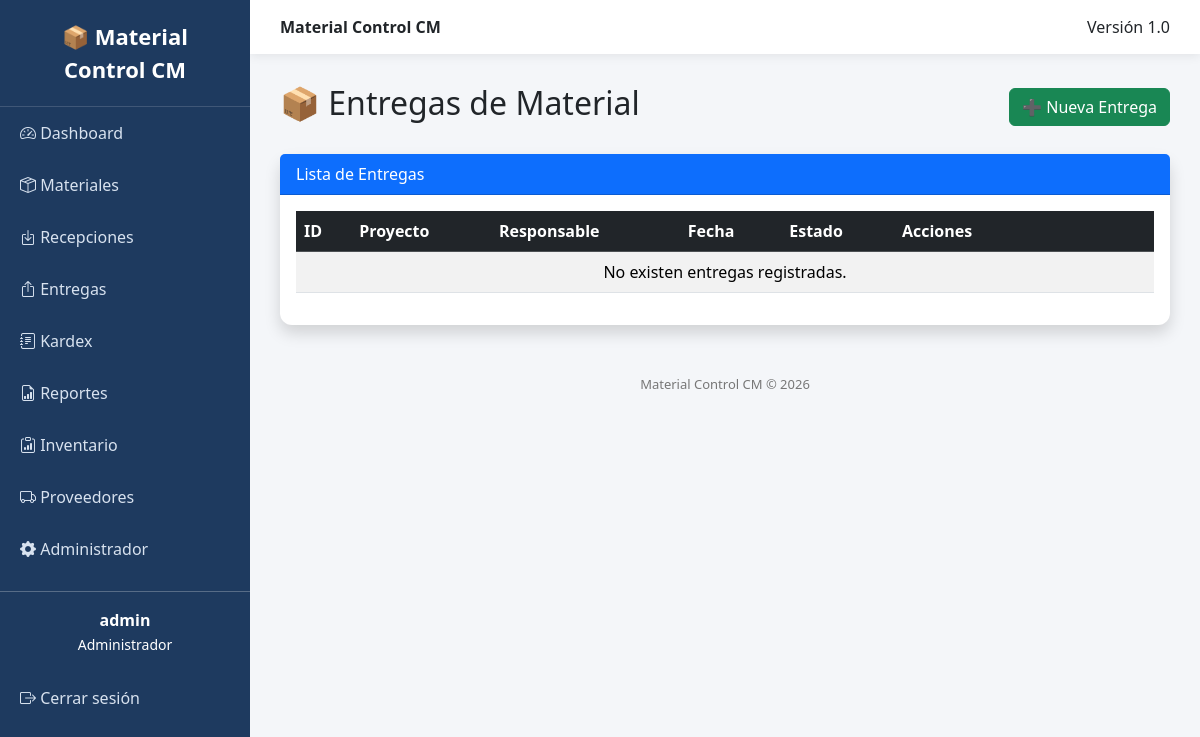
/entregas/ (signed in), run on an earlier commit of the app's database.
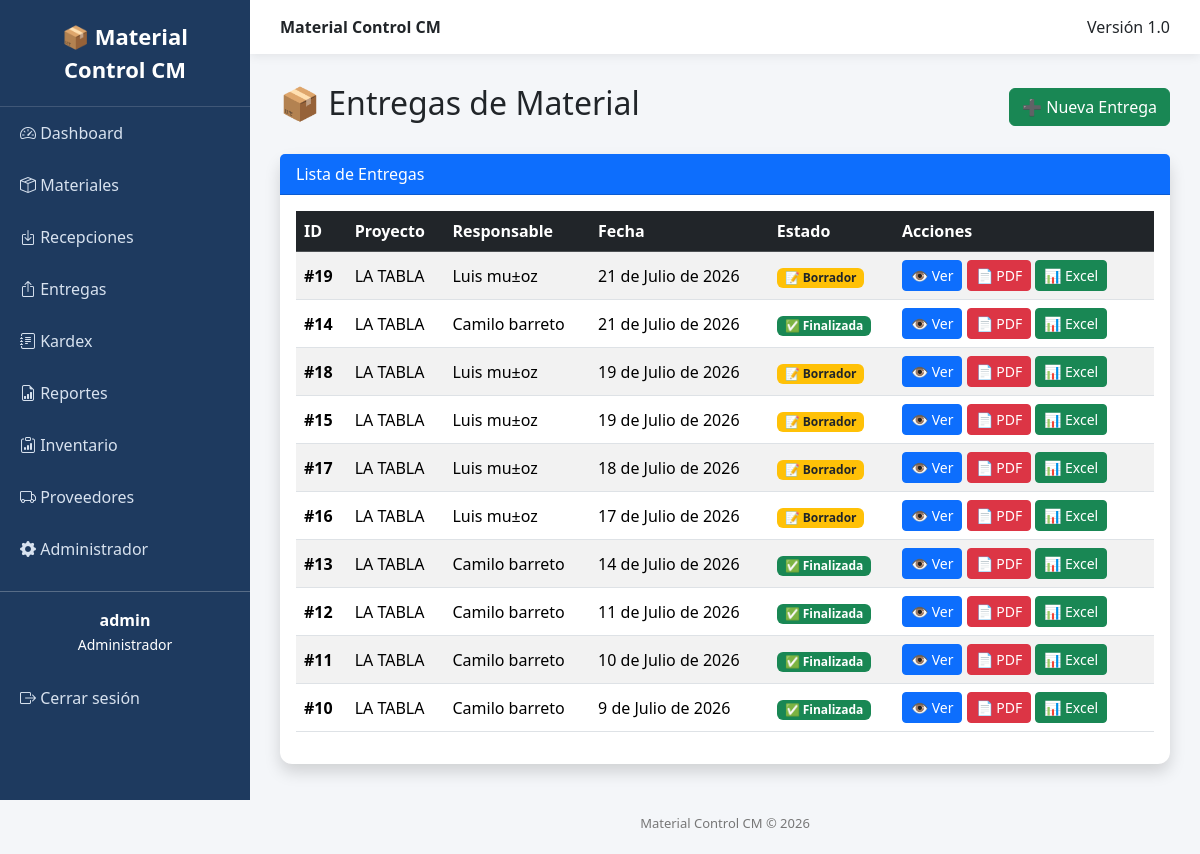
And on a later commit of the database.
### movements/models.py (models this page shows, shortened)
class Delivery(models.Model):
    ESTADOS = (
        ("BORRADOR", "Borrador"),
        ("FINALIZADA", "Finalizada"),
        ("ANULADA", "Anulada"),
    )
    proyecto = models.ForeignKey(
        Project,
        on_delete=models.CASCADE
    )
    responsable = models.CharField(
        max_length=150
    )
    fecha = models.DateField()
    observacion = models.TextField(
        blank=True
    )
    estado = models.CharField(
        max_length=20,
        choices=ESTADOS,
        default="BORRADOR"
    )
    class Meta:
        ordering = ["-fecha", "-id"]
        verbose_name = "Entrega"
        verbose_name_plural = "Entregas"

### projects/models.py (models this page shows)
class Project(models.Model):
    nombre = models.CharField(max_length=150)
    cliente = models.CharField(max_length=150)
    ubicacion = models.CharField(max_length=200)
    fecha_inicio = models.DateField()
    fecha_fin = models.DateField(null=True, blank=True)
    activo = models.BooleanField(default=True)
    def __str__(self):
        return self.nombre

### movements/views.py (the view)
@consulta_required
def delivery_list(request):
    entregas = Delivery.objects.all().order_by(
        "-fecha",
        "-id"
    )
    return render(
        request,
        "movements/list.html",
        {
            "entregas": entregas
        }
    )

### templates/movements/list.html
{% extends "base.html" %}
{% block content %}
<div class="d-flex justify-content-between align-items-center mb-4">
    <h2>📦 Entregas de Material</h2>
    <a href="{% url 'delivery_create' %}" class="btn btn-success">
        ➕ Nueva Entrega
    </a>
</div>
<div class="card shadow">
    <div class="card-header bg-primary text-white">
        Lista de Entregas
    </div>
    <div class="card-body">
        <table class="table table-hover table-striped align-middle">
            <thead class="table-dark">
                <tr>
                    <th>ID</th>
                    <th>Proyecto</th>
                    <th>Responsable</th>
                    <th>Fecha</th>
                    <th>Estado</th>
                    <th width="260">Acciones</th>
                </tr>
            </thead>
            <tbody>
            {% for entrega in entregas %}
                <tr>
                    <td>
                        <strong>#{{ entrega.id }}</strong>
                    </td>
                    <td>{{ entrega.proyecto }}</td>
                    <td>{{ entrega.responsable }}</td>
                    <td>{{ entrega.fecha }}</td>
                    <td>
                        {% if entrega.estado == "BORRADOR" %}
                            <span class="badge bg-warning text-dark">
                                📝 Borrador
                            </span>
                        {% elif entrega.estado == "FINALIZADA" %}
                            <span class="badge bg-success">
                                ✅ Finalizada
                            </span>
                        {% else %}
                            <span class="badge bg-danger">
                                🚫 Anulada
                            </span>
                        {% endif %}
                    </td>
                    <td>
                        <a href="{% url 'delivery_detail' entrega.id %}"
                           class="btn btn-primary btn-sm">
                            👁 Ver
                        </a>
                        <a href="{% url 'delivery_pdf' entrega.id %}"
                           target="_blank"
                           class="btn btn-danger btn-sm">
                            📄 PDF
                        </a>
                        <a href="{% url 'delivery_excel' entrega.id %}"
                           class="btn btn-success btn-sm">
                            📊 Excel
                        </a>
                    </td>
                </tr>
            {% empty %}
                <tr>
                    <td colspan="6" class="text-center">
                        No existen entregas registradas.
                    </td>
                </tr>
            {% endfor %}
            </tbody>
        </table>
    </div>
</div>
{% endblock %}

### templates/base.html (shortened to what this page needs)
{% load static %}
<!DOCTYPE html>
<html lang="es">
<head>
    <link href="https://cdn.jsdelivr.net/npm/bootstrap@5.3.7/dist/css/bootstrap.min.css" rel="stylesheet">
    <link rel="stylesheet"
          href="https://cdn.jsdelivr.net/npm/bootstrap-icons@1.11.3/font/bootstrap-icons.min.css">
    <link href="https://cdn.jsdelivr.net/npm/select2@4.1.0-rc.0/dist/css/select2.min.css" rel="stylesheet">
</head>
<body>
    <div class="sidebar">
    <div class="logo">
        📦 Material Control CM
    </div>
    <a href="/">
        <i class="bi bi-speedometer2"></i>
        Dashboard
    </a>
    {% if user.groups.all.0.name == "Administrador" or user.groups.all.0.name == "Almacenista" or user.groups.all.0.name == "Gerencia" or user.groups.all.0.name == "Consulta" %}
    <a href="/materials/">
        <i class="bi bi-box-seam"></i>
        Materiales
    </a>
    {% endif %}
    {% if user.groups.all.0.name == "Administrador" or user.groups.all.0.name == "Almacenista" or user.groups.all.0.name == "Gerencia" or user.groups.all.0.name == "Consulta" %}
    <a href="/recepciones/">
        <i class="bi bi-box-arrow-in-down"></i>
        Recepciones
    </a>
    {% endif %}
    {% if user.groups.all.0.name == "Administrador" or user.groups.all.0.name == "Almacenista" or user.groups.all.0.name == "Gerencia" or user.groups.all.0.name == "Consulta" %}
    <a href="/entregas/">
        <i class="bi bi-box-arrow-up"></i>
        Entregas
    </a>
    {% endif %}
    <a href="{% url 'kardex_list' %}">
        <i class="bi bi-journal-text"></i>
        Kardex
    </a>
    {% if user.groups.all.0.name == "Administrador" or user.groups.all.0.name == "Gerencia" %}
    <a href="{% url 'report_home' %}">
        <i class="bi bi-file-earmark-bar-graph"></i>
        Reportes
    </a>
    {% endif %}
    {% if user.groups.all.0.name == "Administrador" or user.groups.all.0.name == "Almacenista" or user.groups.all.0.name == "Gerencia" or user.groups.all.0.name == "Consulta" %}
    <a href="{% url 'inventory_list' %}">
        <i class="bi bi-clipboard-data"></i>
        Inventario
    </a>
    {% endif %}
    <a href="{% url 'supplier_list' %}">
        <i class="bi bi-truck"></i>
        Proveedores
    </a>
    {% if user.is_superuser %}
    <a href="{% url 'admin:index' %}">
        <i class="bi bi-gear-fill"></i>
        Administrador
    </a>
    {% endif %}
    <hr class="text-white">
    <div class="text-center text-white mb-3">
        <strong>{{ user.username }}</strong><br>
        <small>{{ user.groups.all.0.name }}</small>
    </div>
    <form method="post" action="{% url 'logout' %}" style="margin:0;">
        <button type="submit" class="logout-btn">
            <i class="bi bi-box-arrow-right"></i>
            Cerrar sesión
        </button>
    </form>
</div>
<div class="content">
    <div class="topbar d-flex justify-content-between">
        <div>
            <strong>Material Control CM</strong>
        </div>
        <div>
            Versión 1.0
        </div>
    </div>
    <div class="page">
        {% block content %}
        {% endblock %}
    </div>
    <footer>
        Material Control CM © 2026
    </footer>
</div>
</body>
</html>

### templates/base.html (style rules this page uses)
body { overflow-x:hidden; background:#f4f6f9; }
.sidebar { width:250px; min-height:100vh; background:#1e3a5f; position:fixed; left:0; top:0; }
.sidebar .logo { padding:20px; color:white; font-size:22px; font-weight:bold; text-align:center; border-bottom:1px solid rgba(255,255,255,.15); }
.sidebar a { color:#d8e2ef; text-decoration:none; display:block; padding:14px 20px; transition:.2s; }
.logout-btn { width:100%; border:none; background:none; color:#d8e2ef; text-align:left; padding:14px 20px; cursor:pointer; transition:.2s; }
.content { margin-left:250px; min-height:100vh; }
.topbar { background:white; padding:15px 30px; box-shadow:0 2px 10px rgba(0,0,0,.08); }
.page { padding:30px; }
.card { border:none; border-radius:12px; }
footer { color:#777; text-align:center; padding:20px; font-size:13px; }

What changed in the data, as far as the page shows it:
added Delivery: id "19", proyecto "LA TABLA", responsable "Luis mu±oz", fecha "21 de Julio de 2026", estado "📝 Borrador"
added Delivery: id "14", proyecto "LA TABLA", responsable "Camilo barreto", fecha "21 de Julio de 2026", estado "✅ Finalizada"
added Delivery: id "18", proyecto "LA TABLA", responsable "Luis mu±oz", fecha "19 de Julio de 2026", estado "📝 Borrador"
added Delivery: id "15", proyecto "LA TABLA", responsable "Luis mu±oz", fecha "19 de Julio de 2026", estado "📝 Borrador"
added Delivery: id "17", proyecto "LA TABLA", responsable "Luis mu±oz", fecha "18 de Julio de 2026", estado "📝 Borrador"
added Delivery: id "16", proyecto "LA TABLA", responsable "Luis mu±oz", fecha "17 de Julio de 2026", estado "📝 Borrador"
added Delivery: id "13", proyecto "LA TABLA", responsable "Camilo barreto", fecha "14 de Julio de 2026", estado "✅ Finalizada"
added Delivery: id "12", proyecto "LA TABLA", responsable "Camilo barreto", fecha "11 de Julio de 2026", estado "✅ Finalizada"
added Delivery: id "11", proyecto "LA TABLA", responsable "Camilo barreto", fecha "10 de Julio de 2026", estado "✅ Finalizada"
added Delivery: id "10", proyecto "LA TABLA", responsable "Camilo barreto", fecha "9 de Julio de 2026", estado "✅ Finalizada"
Also different on the page:
text no longer shown: "No existen entregas registradas."
